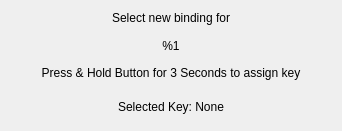
<?xml version="1.0" encoding="UTF-8"?>
<ui version="4.0">
 <class>InputEventSelectionDialog</class>
 <widget class="QDialog" name="InputEventSelectionDialog">
  <property name="geometry">
   <rect>
    <x>0</x>
    <y>0</y>
    <width>342</width>
    <height>131</height>
   </rect>
  </property>
  <property name="windowTitle">
   <string>Button Configuration</string>
  </property>
  <layout class="QGridLayout" name="gridLayout">
   <item row="2" column="0">
    <widget class="QLabel" name="selectedbuttonlabel">
     <property name="text">
      <string>Selected Key: None</string>
     </property>
     <property name="alignment">
      <set>Qt::AlignCenter</set>
     </property>
    </widget>
   </item>
   <item row="1" column="0">
    <widget class="QLabel" name="countdownlabel">
     <property name="text">
      <string>Press &amp; Hold Button for 3 Seconds to assign key</string>
     </property>
     <property name="alignment">
      <set>Qt::AlignCenter</set>
     </property>
    </widget>
   </item>
   <item row="0" column="0">
    <widget class="QLabel" name="bindinglabel">
     <property name="text">
      <string>Select new binding for

%1</string>
     </property>
     <property name="alignment">
      <set>Qt::AlignCenter</set>
     </property>
    </widget>
   </item>
  </layout>
 </widget>
 <resources/>
 <connections/>
</ui>
